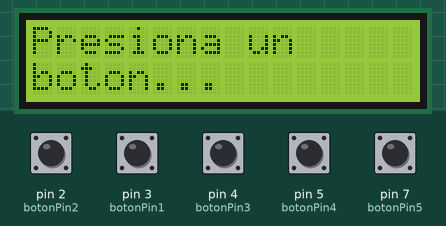
Recording of a sketch running on a simulated Arduino Uno, built with avr-gcc and run on an emulated ATmega328P. On the bench: 16×2 character LCD. The inputs (shaded band) are chosen by the test bench; at power-on: pin 2 (botonPin2), pin 3 (botonPin1), pin 4 (botonPin3), pin 5 (botonPin4), pin 7 (botonPin5) HIGH.

Above: at 1.2 s.
1.3 s: pin 2 (botonPin2) pulled LOW for 0.15 s
At 2.2 s:
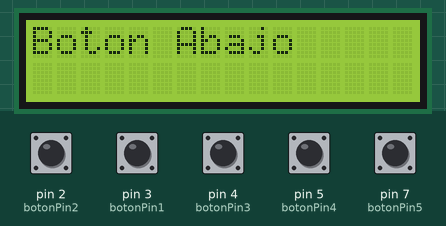
2.9 s: pin 3 (botonPin1) pulled LOW for 0.15 s
At 3.4 s:
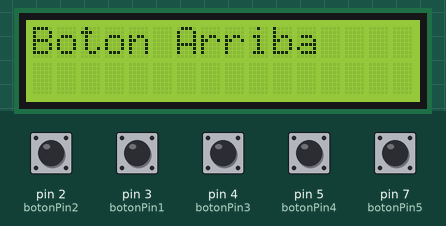
4.5 s: pin 4 (botonPin3) pulled LOW for 0.15 s
At 5.7 s:
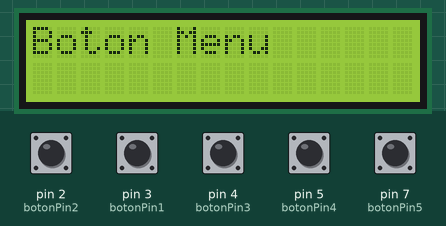
6.1 s: pin 5 (botonPin4) pulled LOW for 0.15 s
At 7.0 s:
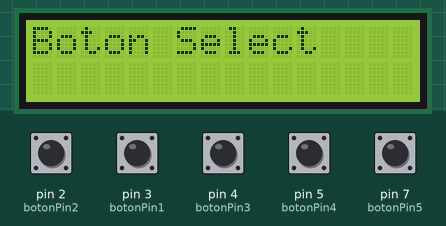
7.7 s: pin 7 (botonPin5) pulled LOW for 0.15 s
At 8.4 s:
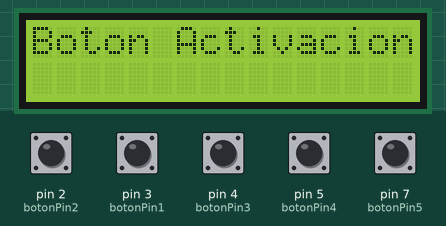
9.3 s: pin 2 (botonPin2) pulled LOW for 1 s
At 10.6 s:
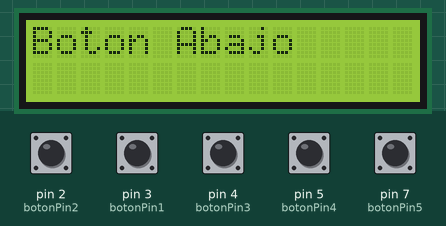
Timing chart, 0 to 12.3 s (numbered marks = the images above; inputs shaded):
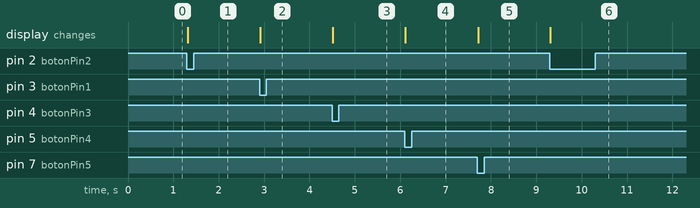

The sketch:

botones.ino
```cpp
#include <Wire.h>
#include <LiquidCrystal_I2C.h>

// Dirección I2C del display LCD (puede variar según el módulo)
#define LCD_ADDRESS 0x27

LiquidCrystal_I2C lcd(LCD_ADDRESS, 16, 2); // Crear objeto del LCD

// Pines de los botones
const int botonPin1 = 3;
const int botonPin2 = 2;
const int botonPin3 = 4;
const int botonPin4 = 5;
const int botonPin5 = 7;

void setup() {
  Wire.begin();        // Inicializar la comunicación I2C
  lcd.backlight();
  lcd.begin(16, 2);    // Inicializar el LCD

  // Configurar los pines de los botones como entradas
  pinMode(botonPin1, INPUT_PULLUP);
  pinMode(botonPin2, INPUT_PULLUP);
  pinMode(botonPin3, INPUT_PULLUP);
  pinMode(botonPin4, INPUT_PULLUP);
  pinMode(botonPin5, INPUT_PULLUP);

  lcd.print("Presiona un");
  lcd.setCursor(0, 1);
  lcd.print("boton...");
}

void loop() {
  if (digitalRead(botonPin1) == LOW) {
    lcd.clear();
    lcd.print("Boton Arriba");
    delay(50);
  }
  else if (digitalRead(botonPin2) == LOW) {
    lcd.clear();
    lcd.print("Boton Abajo");
    delay(50);
  }
  else if (digitalRead(botonPin3) == LOW) {
    lcd.clear();
    lcd.print("Boton Menu");
    delay(50);
  }
  else if (digitalRead(botonPin4) == LOW) {
    lcd.clear();
    lcd.print("Boton Select");
    delay(50);
  }
  else if (digitalRead(botonPin5) == LOW) {
    lcd.clear();
    lcd.print("Boton Activacion");
    delay(50);
  }
}
```

Measured:
- after the input at 1.3 s, the display: changes at once (image 1)
- after the input at 2.9 s, the display: changes at once (image 2)
- after the input at 4.5 s, the display: changes at once (image 3)
- after the input at 6.1 s, the display: changes at once (image 4)
- after the input at 7.7 s, the display: changes at once (image 5)
- after the input at 9.3 s, the display: changes at once (image 6)
